Frame 1 (no input): blank canvas, image omitted
Frame 60 (the mouse pressed at the canvas centre just before this capture): blank canvas, image omitted
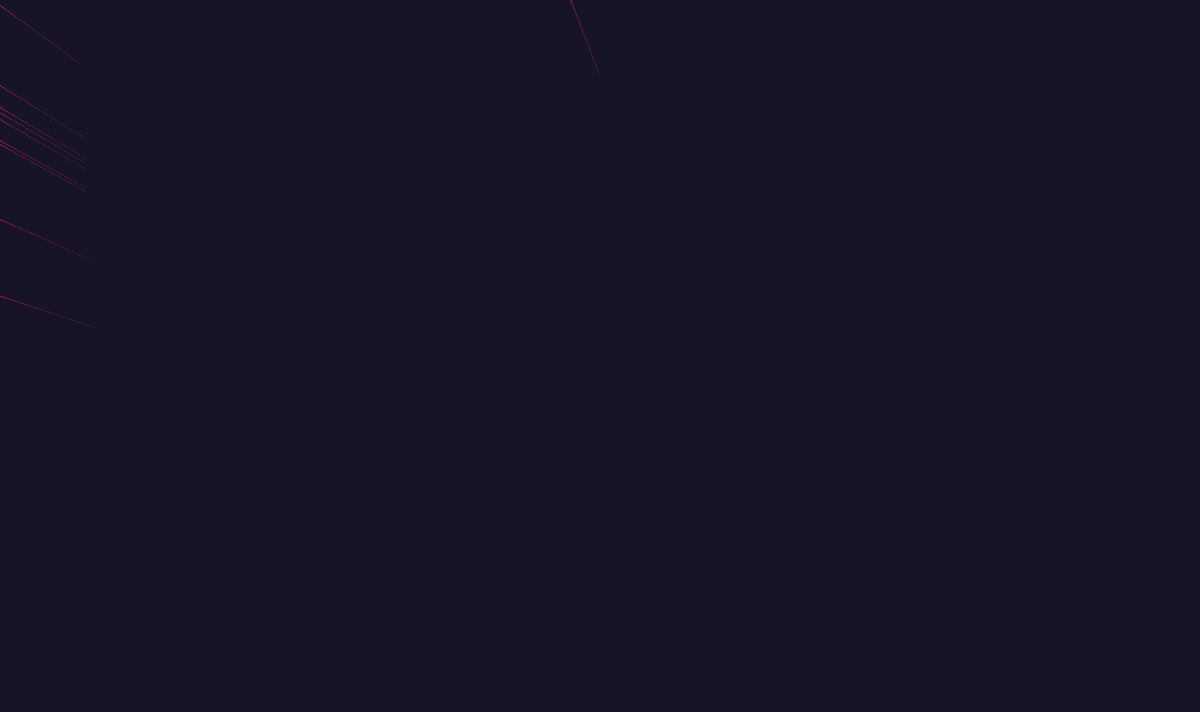
Frame 120 (the mouse held since frame 60 and released just before this capture)

The Processing sketch whose frames 1 and 60 were blank and that drew this single picture after the mouse press (run headless with seeded random() and noise(); from frame 60 on, the mouse is pressed at the canvas centre):

// Processing sketch: ex_2_8_attraction
// ── ex_2_8_attraction.pde
int width = 1440;
int height = 855;
Mover[] movers = new Mover[10];
Attractor[] attractors = new Attractor[2];

void setup() 
{
  size(1440, 855);
  background(22, 20, 38);
  for (int i = 0; i < movers.length; i++) {
    if (random(0, 2) > 1) {
      movers[i] = new Mover(140, 31, 71, random(2, 8), random(0, width / 2), 0);
    } else {
      movers[i] = new Mover(140, 31, 71, random(2, 8), 0, random(0, height / 2));
    }
  }
  for (int i = 0; i < attractors.length; i++) {
    attractors[i] = new Attractor(random(width), random(height), random(10, 20));
  }
}

void draw() {
  for (int i = 0; i < movers.length; i++) {
    for (int j = 0; j < attractors.length; j++) {
      PVector force = attractors[j].attract(movers[i]);
      movers[i].applyForce(force);
    }

    movers[i].update();
    movers[i].display();
  }
}

class Mover {
  PVector location, velocity, acceleration;
  int r, g, b;
  float offset, mass, radius;

  Mover(int r, int g, int b, float mass, float x, float y) {
    location = new PVector(x, y);
    velocity = new PVector(0, 0);
    acceleration = new PVector(0, 0);
    this.r = r;
    this.g = g;
    this.b = b;
    this.mass = mass;
    this.radius = mass*3.0;
  }

  void display() {
    stroke(r, g, b);
    point(location.x, location.y);
    smooth();
  }

  void update() {
    velocity.add(acceleration);
    location.add(velocity);
    acceleration.mult(0);
    limit(50);
  }
  
  void applyForce(PVector force) {
    PVector f = PVector.div(force, mass);
    acceleration.add(f);
  }
  
  void limit(float max) {
    if (velocity.x > max) {
      velocity.x = max; 
    }
    if (velocity.y > max) {
      velocity.y = max; 
    }
  }
}

class Attractor {
  PVector location;
  float m, G;
  
  Attractor(float x, float y, float m) {
    this.location = new PVector(x, y);
    this.m = m;
    this.G = 0.4;
  }
  
  void display() {
    noStroke();
    fill(0, 95, 155);
    ellipse(location.x, location.y, 10*m, 10*m);
  }
  
  PVector attract(Mover mover) {
    PVector force = PVector.sub(location, mover.location);
    float distance = force.mag();
    distance = constrain(distance, 5.0, 25.0);
    float strength = G * m * mover.mass;
    force.normalize();
    return force.mult(strength / (distance * distance));
  }
}
